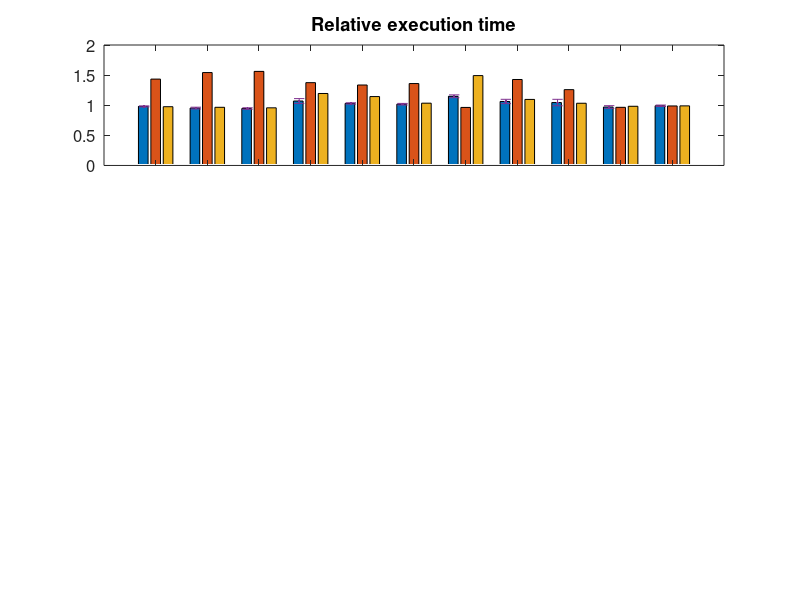

Write MATLAB code to recreate this figure. (Note: this script raises an error after producing the figure.)
labels = {'alltrees_7'; 'alltrees_9'; 'alltrees_{10}'; 'arith_{75}'; 'arith_{1000}'; 'composition'; 'funcrec'; 'mergesort_{1000}'; 'mergesort_{3000}'; 'nbody_{100}'; 'nbody_{1000}'};
%labels = {'alltrees_7'; 'arith_{75}'; 'composition'; 'funcrec'; 'mergesort_{1000}'; 'nbody_{100}'; 'pattern'};

times = [0.9804241435562806 1.4339314845024471 0.9755301794453507; 0.9526109266525807 1.5425596136432236 0.9657410202233625; 0.9454062934411728 1.5618602300012636 0.9570748557226504; 1.0699999999999998 1.375 1.1949999999999998; 1.0299136489612681 1.3358299548775738 1.1440252868824299; 1.0170827858081473 1.3600525624178712 1.0341655716162943; 1.1484375 0.9635416666666666 1.4921874999999998; 1.0624999999999998 1.4273897058823528 1.0965073529411764; 1.0445277712678696 1.2589641434262946 1.033044293414577; 0.9703337453646477 0.965389369592089 0.9826946847960445; 0.9910359695903778 0.9880857823669579 0.9895608759786678];
errors = [0.008156606851549756 0.022838499184339316 0.011419249592169658; 0.014639299728342891 0.016601267733172352 0.01131904618170842; 0.012595307300223261 0.03083533426007835 0.011794936602215764; 0.04 0.024999999999999998 0.03; 0.010650724936439223 0.010238438809867382 0.012368583797155226; 0.013140604467805518 0.023653088042049932 0.023653088042049932; 0.023437499999999997 0.010416666666666666 0.010416666666666666; 0.035845588235294115 0.058823529411764705 0.0275735294117647; 0.05366768221232716 0.0407780642137333 0.04710569486758847; 0.022249690976514212 0.019777503090234856 0.019777503090234856; 0.011687280154317484 0.014183592420288209 0.011914217633042096];

mems = [1.0 1.4695444153405908 1.0; 1.0 1.4558845766129032 1.0; 1.0 1.448985842880212 1.0; 1.0086580086580086 38.32034632034632 1.3246753246753247; 1.0006653359946773 500.83233532934133 1.332667997338656; 1.008989940370522 1.7037188765988438 1.0068278028130548; 1.625 2.3125 1.0; 1.0000463037992267 1.2787257194452806 1.0; 1.000013435472783 1.2745314938678263 1.0; 1.0 1.0 1.0; 1.0 1.0 1.0];

sizes = [1.0 1.1755994358251058 1.0; 1.0 1.1755994358251058 1.0; 1.0 1.1755994358251058 1.0; 1.0810502283105023 1.158675799086758 1.0993150684931507; 1.0810502283105023 1.158675799086758 1.0993150684931507; 1.2132736763609246 1.1263982102908277 0.9675615212527964; 0.9508076358296622 1.1395007342143906 0.9654919236417033; 1.0811785929043896 1.138304269392664 0.962717979555021; 1.0811785929043896 1.138304269392664 0.962717979555021; 1.0 1.0 1.0; 1.0 1.0 1.0];

ax1 = subplot(3,1,1);
bs = bar(ax1, times);
hold on;
%set(gca, 'YScale', 'log');
set(ax1,'xticklabel',[]);
title(ax1, 'Relative execution time');
set(ax1,'FontSize',12);
ngroups = size(times, 1);
nbars = size(times, 2);
groupwidth = min(0.8, nbars/(nbars + 1.5));
for i = 1:nbars
  x = (1:ngroups) - groupwidth/2 + (2*i-1) * groupwidth / (2*nbars);
  e = errorbar(x, times(:,i), errors(:,i), '.', 'Color', 'k');
end

ax2 = subplot(3,1,2);
bs = bar(ax2, mems);
hold on;
set(gca, 'YScale', 'log');
set(ax2,'xticklabel',[]);
title(ax2, 'Relative heap usage');
set(ax2,'FontSize',12);
ylim(ax2, [0.2 500]);

ax3 = subplot(3,1,3);
bs = bar(ax3, sizes);
hold on;
%set(gca, 'YScale', 'log');
legend(ax3, '-inline', '-uncurry', '-tailcall');
title(ax3, 'Relative file size');
set(ax3,'FontSize',12);

xlabel(ax3, 'Benchmark', 'FontSize', 10);
set(ax3,'xtick', [1:11],'xticklabel',labels);


% ax = gca
% ax.Position = 


